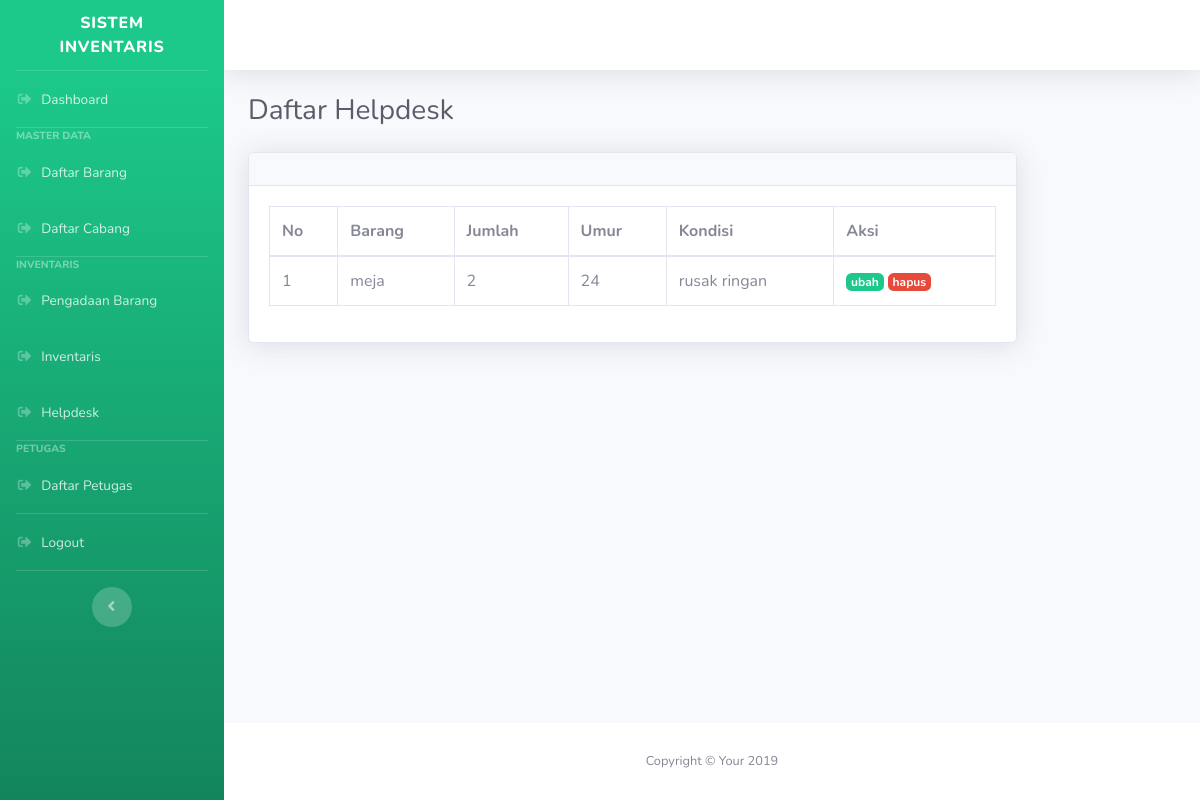
The page /index.php/manajemen/helpdesk on the database its author committed.
### tables this page shows
CREATE TABLE `helpdesk` (
  `inventaris` int(11) NOT NULL,
  `barang_id` int(11) NOT NULL,
  `jumlah` int(11) NOT NULL,
  `kondisi` varchar(20) NOT NULL
);

CREATE TABLE `barang` (
  `barang_id` int(11) NOT NULL,
  `barang_nama` varchar(50) NOT NULL,
  `barang_satuan` varchar(20) NOT NULL
);

CREATE TABLE `pengadaan` (
  `pengadaan_id` int(11) NOT NULL,
  `tgl_pengadaan` date NOT NULL,
  `cabang_id` int(11) NOT NULL,
  `barang_id` int(11) NOT NULL,
  `jumlah` int(11) NOT NULL,
  `harga` int(11) NOT NULL,
  `status` varchar(20) NOT NULL
);

CREATE TABLE `inventaris` (
  `gol_id` int(11) NOT NULL,
  `inventaris_id` int(11) NOT NULL,
  `tgl_inventaris` date NOT NULL,
  `pengadaan_id` int(11) NOT NULL,
  `umur` int(3) NOT NULL,
  `nilai` int(11) NOT NULL,
  `kondisi` varchar(20) NOT NULL
);

### application/controllers/Manajemen.php (called while the page is built, shortened)
<?php
class Manajemen extends CI_Controller {
	function __construct(){
        $this->load->model('sistem_model');
    }
	public function helpdesk(){
		$data['user'] = $this->db->get_where('user',['username'=>
		$this->session->userdata('username')])->row_array();
		$data['data']=$this->sistem_model->getHelpdesk();
		$data['title']= "Daftar Helpdesk";
		$this->load->view('templates/header',$data);
		$this->load->view('templates/sidebar');
		$this->load->view('templates/topbar',$data);
		$this->load->view('manajemen/helpdesk',$data);
		$this->load->view('templates/footer');
	}
}

### index.php (called while the page is built, shortened)
<?php
require_once BASEPATH.'core/CodeIgniter.php';

### application/models/Sistem_model.php (called while the page is built, shortened)
<?php
class Sistem_model extends CI_Model{
    public function getHelpdesk(){
    	$this->db->select('helpdesk.*,pengadaan.*,inventaris.*,barang.*');
		$this->db->join('inventaris','inventaris.inventaris_id=helpdesk.inventaris');
		$this->db->join('pengadaan','pengadaan.pengadaan_id=inventaris.pengadaan_id');
		$this->db->join('barang','barang.barang_id=pengadaan.barang_id');
		$this->db->from('helpdesk');
		$query = $this->db->get();
		return $query->result_array();
    }
}

### application/views/manajemen/helpdesk.php (the view)
  <div class="container-fluid">
    <h1 class="h3 mb-4 text-gray-800"><?= $title?></h1>
    <div class="row">
      <div class="col-lg-10">
        <div class="card shadow mb-4">
          <div class="card-header py-3">
          </div>
          <div class="card-body">
            <table class="table table-bordered table-hover">
              <thead>
                <tr>
                  <th scope="col-lg-2">No</th>
                  <th scope="col-lg-4">Barang</th>
                  <th scope="col-lg-4">Jumlah</th>
                  <th scope="col-lg-4">Umur</th>
                  <th scope="col-lg-4">Kondisi</th>
                  <th scope="col-lg-4">Aksi</th>
                </tr>
              </thead>
              <tbody>
                <?php $i = 1;?>
                      <?php foreach($data as $barang):?>
                      <tr>
                        <td scope="row"><?= $i;?></td>
                        <td><?= $barang['barang_nama'];?></td>
                        <td><?= $barang['jumlah'];?></td>
                        <td><?= $barang['umur'];?></td>
                        <td><?= $barang['kondisi'];?></td>
                        <td>
                          <a href="" class="badge badge-success" data-id="" data-toggle="modal" data-target="#newTambahModal">ubah</a>
                         <a href="" class="badge badge-danger" data-id="" data-toggle="modal" data-target="#newTambahModal">hapus</a>
                        </td>
                      </tr>
                      <?php $i++?>
                      <?php endforeach;?>
              </tbody>
            </table>
          </div>
        </div>
      </div>
    </div>
  </div>
</div>

### rows shown on the page
helpdesk: barang.barang_nama "meja", pengadaan.jumlah "2", inventaris.umur "24", inventaris.kondisi "rusak ringan"

### other values the page prints
$title "Daftar Helpdesk"
